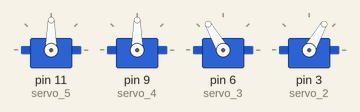
Bench run of a sketch on a simulated Arduino Uno, built with avr-gcc and run on an emulated ATmega328P. Parts: 4 × servo.

Above: at 1.05 s.
Timing chart, 0 to 5.6 s (numbered marks = the images above):
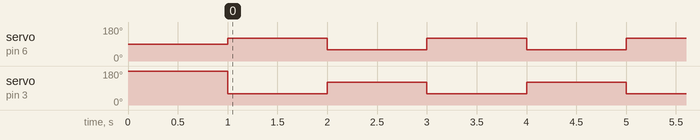

The sketch:

_____________1.ino
```cpp
#include <Servo.h>
Servo servo_5;
Servo servo_4;
Servo servo_3;
Servo servo_2;

void setup() {
  servo_5.attach(11);
  servo_4.attach(9);
  servo_3.attach(6);
  servo_2.attach(3);
  servo_2.write(180);
  delay(1000);
}

void loop() {
  servo_3.write(120);
 // delay(1000);
  servo_2.write(60);
  delay(1000);
  servo_2.write(120);
 // delay(1000);
  servo_3.write(60);
  delay(1000);
}
```

Measured:
- by itself, servo on pin 6 (servo_3), servo on pin 3 (servo_2): alternates 120° for 1.0 s and 60° for 1.0 s
